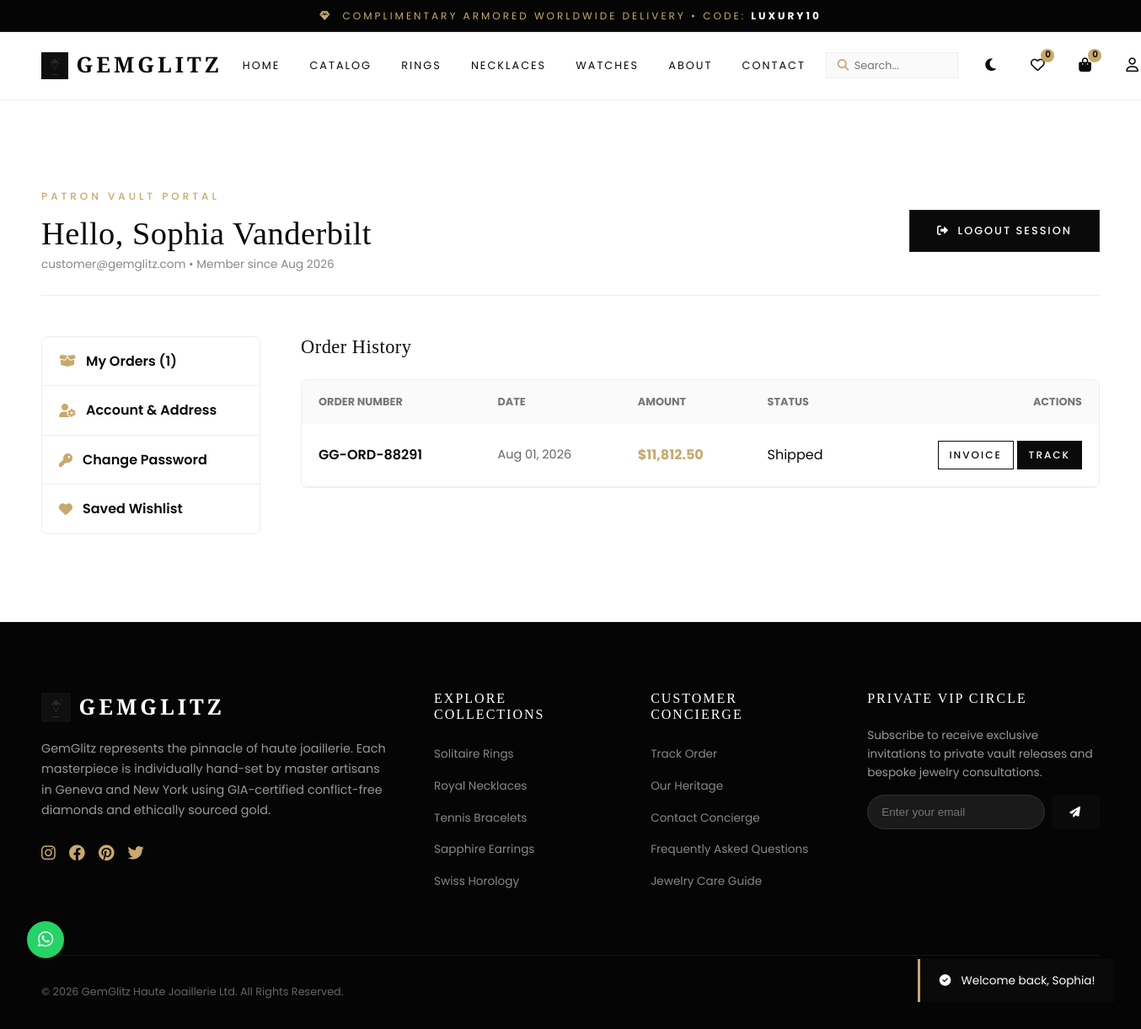
The app's page /profile.php (signed in) with its own data.
### tables this page shows
CREATE TABLE `users` (
  `id` INT AUTO_INCREMENT PRIMARY KEY,
  `first_name` VARCHAR(50) NOT NULL,
  `last_name` VARCHAR(50) NOT NULL,
  `email` VARCHAR(100) UNIQUE NOT NULL,
  `password` VARCHAR(255) NOT NULL,
  `phone` VARCHAR(20) DEFAULT NULL,
  `address` TEXT DEFAULT NULL,
  `city` VARCHAR(50) DEFAULT NULL,
  `state` VARCHAR(50) DEFAULT NULL,
  `zip` VARCHAR(20) DEFAULT NULL,
  `role` ENUM('admin', 'customer') DEFAULT 'customer',
  `created_at` DATETIME DEFAULT CURRENT_TIMESTAMP
);

CREATE TABLE `orders` (
  `id` INT AUTO_INCREMENT PRIMARY KEY,
  `order_number` VARCHAR(50) UNIQUE NOT NULL,
  `user_id` INT NOT NULL,
  `total_amount` DECIMAL(10, 2) NOT NULL,
  `discount_amount` DECIMAL(10, 2) DEFAULT 0.00,
  `shipping_fee` DECIMAL(10, 2) DEFAULT 0.00,
  `tax_amount` DECIMAL(10, 2) DEFAULT 0.00,
  `grand_total` DECIMAL(10, 2) NOT NULL,
  `payment_method` VARCHAR(50) NOT NULL,
  `payment_status` ENUM('Pending', 'Paid', 'Failed', 'Refunded') DEFAULT 'Paid',
  `order_status` ENUM('Pending', 'Processing', 'Packed', 'Shipped', 'Delivered', 'Cancelled') DEFAULT 'Processing',
  `shipping_name` VARCHAR(100) NOT NULL,
  `shipping_email` VARCHAR(100) NOT NULL,
  `shipping_phone` VARCHAR(20) NOT NULL,
  `shipping_address` TEXT NOT NULL,
  `shipping_city` VARCHAR(50) NOT NULL,
  `shipping_zip` VARCHAR(20) NOT NULL,
  `notes` TEXT DEFAULT NULL,
  `created_at` DATETIME DEFAULT CURRENT_TIMESTAMP,
  FOREIGN KEY (`user_id`) REFERENCES `users`(`id`) ON DELETE CASCADE
);

### includes/functions.php (called while the page is built, shortened)
<?php
function sanitize($data) {
    return htmlspecialchars(trim($data), ENT_QUOTES, 'UTF-8');
}
function format_price($amount) {
    return '$' . number_format((float)$amount, 2);
}
?>

### profile.php (the view, shortened to what this page needs)
<?php
require_once __DIR__ . '/includes/header.php';
require_once __DIR__ . '/includes/navbar.php';
$user_id = get_current_user_id();
$stmt = $pdo->prepare("SELECT * FROM users WHERE id = ?");
$stmt->execute([$user_id]);
$user = $stmt->fetch();
$stmt = $pdo->prepare("SELECT * FROM orders WHERE user_id = ? ORDER BY id DESC");
$stmt->execute([$user_id]);
$orders = $stmt->fetchAll();
?>
<section class="section-padding">
  <div class="container">
    <div style="display:flex; align-items:center; justify-content:space-between; margin-bottom:3rem; border-bottom:1px solid var(--border-color); padding-bottom:1.5rem;">
      <div>
        <span class="section-subtitle">Patron Vault Portal</span>
        <h1 class="section-title" style="margin-bottom:0;">Hello, <?php echo sanitize($user['first_name'] . ' ' . $user['last_name']); ?></h1>
        <span style="font-size:0.85rem; color:#888;"><?php echo sanitize($user['email']); ?> &bull; Member since <?php echo date('M Y', strtotime($user['created_at'])); ?></span>
      </div>
      <a href="logout.php" class="btn btn-dark"><i class="fa-solid fa-right-from-bracket"></i> Logout Session</a>
    </div>
    <div style="display:grid; grid-template-columns: 260px 1fr; gap:3rem;">
      <aside>
        <div style="background:var(--white); border-radius:var(--radius-md); border:1px solid var(--border-color); overflow:hidden; box-shadow:var(--shadow-sm);">
          <a href="#orders" class="profile-tab-btn active" onclick="showTab('orders', this)" style="display:flex; align-items:center; gap:0.75rem; padding:1rem 1.25rem; font-weight:600; border-bottom:1px solid var(--border-color); color:var(--dark-bg);">
            <i class="fa-solid fa-box-open" style="color:var(--primary-gold);"></i> My Orders (<?php echo count($orders); ?>)
          </a>
          <a href="#details" class="profile-tab-btn" onclick="showTab('details', this)" style="display:flex; align-items:center; gap:0.75rem; padding:1rem 1.25rem; font-weight:600; border-bottom:1px solid var(--border-color); color:var(--dark-bg);">
            <i class="fa-solid fa-user-gear" style="color:var(--primary-gold);"></i> Account & Address
          </a>
          <a href="#security" class="profile-tab-btn" onclick="showTab('security', this)" style="display:flex; align-items:center; gap:0.75rem; padding:1rem 1.25rem; font-weight:600; border-bottom:1px solid var(--border-color); color:var(--dark-bg);">
            <i class="fa-solid fa-key" style="color:var(--primary-gold);"></i> Change Password
          </a>
          <a href="wishlist.php" style="display:flex; align-items:center; gap:0.75rem; padding:1rem 1.25rem; font-weight:600; color:var(--dark-bg);">
            <i class="fa-solid fa-heart" style="color:var(--primary-gold);"></i> Saved Wishlist
          </a>
        </div>
      </aside>
      <main>
        <div id="tab-orders" class="tab-pane">
          <h3 style="font-size:1.4rem; margin-bottom:1.5rem;">Order History</h3>
          <?php if (count($orders) > 0): ?>
            <div style="background:var(--white); border-radius:var(--radius-md); border:1px solid var(--border-color); overflow:hidden;">
              <table style="width:100%; border-collapse:collapse;">
                <thead>
                  <tr style="background:var(--secondary-bg); text-align:left; font-size:0.8rem; color:#777; text-transform:uppercase;">
                    <th style="padding:1rem 1.25rem;">Order Number</th>
                    <th style="padding:1rem 1.25rem;">Date</th>
                    <th style="padding:1rem 1.25rem;">Amount</th>
                    <th style="padding:1rem 1.25rem;">Status</th>
                    <th style="padding:1rem 1.25rem; text-align:right;">Actions</th>
                  </tr>
                </thead>
                <tbody>
                  <?php foreach ($orders as $o): ?>
                    <tr style="border-bottom:1px solid var(--border-color);">
                      <td style="padding:1.25rem; font-weight:600;"><?php echo sanitize($o['order_number']); ?></td>
                      <td style="padding:1.25rem; color:#666; font-size:0.9rem;"><?php echo date('M d, Y', strtotime($o['created_at'])); ?></td>
                      <td style="padding:1.25rem; font-weight:700; color:var(--primary-gold);"><?php echo format_price($o['grand_total']); ?></td>
                      <td style="padding:1.25rem;"><span class="badge-status badge-info"><?php echo sanitize($o['order_status']); ?></span></td>
                      <td style="padding:1.25rem; text-align:right;">
                        <a href="order_success.php?order_id=<?php echo $o['id']; ?>" class="btn btn-outline" style="padding:0.4rem 0.8rem; font-size:0.75rem;">Invoice</a>
                        <a href="order_tracking.php?order_id=<?php echo $o['id']; ?>" class="btn btn-primary" style="padding:0.4rem 0.8rem; font-size:0.75rem;">Track</a>
                      </td>
                    </tr>
                  <?php endforeach; ?>
                </tbody>
              </table>
            </div>
          <?php endif; ?>
        </div>
      </main>
    </div>
  </div>
</section>
<?php require_once __DIR__ . '/includes/footer.php'; ?>

### assets/css/style.css (style rules this page uses)
:root { --primary-gold: #C8A96A; --accent-gold: #D4AF37; --gold-subtle: rgba(200, 169, 106, 0.15); --dark-bg: #0A0A0A; --dark-card: #121212; --dark-border: #222222; --white: #FFFFFF; --secondary-bg: #FAFAFA; --gray-text: #666666; --light-gray: #AAAAAA; --border-color: #EEEEEE; --success: #2E7D32; --error: #D32F2F; --font-heading: 'Playfair Display', Georgia, serif; --font-body: 'Poppins', -apple-system, BlinkMacSystemFont, sans-serif; --transition: all 0.35s cubic-bezier(0.16, 1, 0.3, 1); --radius-sm: 4px; --radius-md: 8px; --radius-lg: 16px; }
*, *::before, *::after { box-sizing: border-box; margin: 0; padding: 0; }
html { scroll-behavior: smooth; font-size: 16px; }
body { font-family: var(--font-body); background-color: var(--white); color: var(--dark-bg); line-height: 1.6; overflow-x: hidden; transition: background-color 0.3s ease, color 0.3s ease; }
a { color: inherit; text-decoration: none; transition: var(--transition); }
h1, h2, h3, h4, h5, h6 { font-family: var(--font-heading); font-weight: 400; line-height: 1.2; color: var(--dark-bg); letter-spacing: 0.5px; }
.section-subtitle { font-family: var(--font-body); font-size: 0.75rem; font-weight: 500; text-transform: uppercase; letter-spacing: 4px; color: var(--primary-gold); margin-bottom: 0.75rem; display: block; }
.section-title { font-size: 2.4rem; font-weight: 400; margin-bottom: 1rem; }
.container { width: 100%; max-width: 1320px; margin: 0 auto; padding: 0 2rem; }
.section-padding { padding: 6.5rem 0; }
.btn { display: inline-flex; align-items: center; justify-content: center; gap: 0.6rem; padding: 0.85rem 2rem; font-family: var(--font-body); font-weight: 500; font-size: 0.8rem; letter-spacing: 2px; text-transform: uppercase; border-radius: 0; border: 1px solid transparent; cursor: pointer; transition: var(--transition); }
.btn-primary { background: var(--dark-bg); color: var(--white); border: 1px solid var(--dark-bg); }
.btn-outline { background: transparent; border: 1px solid var(--dark-bg); color: var(--dark-bg); }
.btn-dark { background: var(--dark-bg); color: var(--white); border: 1px solid var(--dark-border); }

### records on screen
users: first_name+last_name "Sophia Vanderbilt", email "customer@gemglitz.com", created_at "Aug 2026"
orders: order_number "GG-ORD-88291", created_at "Aug 01, 2026", grand_total "$11,812.50", order_status "Shipped"

### other values on screen
$flash['message'] "Welcome back, Sophia!"
$wishlist_count "0"
$cart_count "0"
count($orders) "1"
